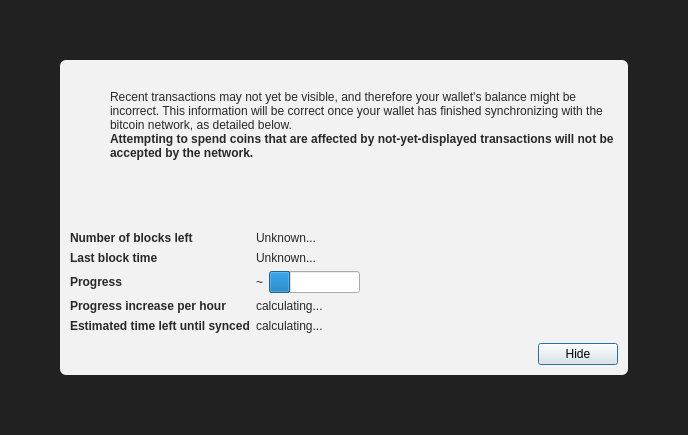
<?xml version="1.0" encoding="UTF-8"?>
<ui version="4.0">
 <class>ChainSyncWarning</class>
 <widget class="ChainSyncWarning" name="ChainSyncWarning">
  <property name="geometry">
   <rect>
    <x>0</x>
    <y>0</y>
    <width>688</width>
    <height>435</height>
   </rect>
  </property>
  <property name="windowTitle">
   <string>Form</string>
  </property>
  <layout class="QVBoxLayout" name="verticalLayout" stretch="0">
   <property name="sizeConstraint">
    <enum>QLayout::SetDefaultConstraint</enum>
   </property>
   <property name="leftMargin">
    <number>0</number>
   </property>
   <property name="topMargin">
    <number>0</number>
   </property>
   <property name="rightMargin">
    <number>0</number>
   </property>
   <property name="bottomMargin">
    <number>0</number>
   </property>
   <item>
    <widget class="QWidget" name="bgWidget" native="true">
     <property name="styleSheet">
      <string notr="true">#bgWidget { background: rgba(0,0,0,220); }</string>
     </property>
     <layout class="QVBoxLayout" name="verticalLayoutMain" stretch="1">
      <property name="leftMargin">
       <number>60</number>
      </property>
      <property name="topMargin">
       <number>60</number>
      </property>
      <property name="rightMargin">
       <number>60</number>
      </property>
      <property name="bottomMargin">
       <number>60</number>
      </property>
      <item>
       <widget class="QWidget" name="contentWidget" native="true">
        <property name="styleSheet">
         <string notr="true">#contentWidget { background: rgba(255,255,255,240); border-radius: 6px; }

QLabel { color: rgb(40,40,40);  }</string>
        </property>
        <layout class="QVBoxLayout" name="verticalLayoutSub" stretch="1,0,0,0">
         <property name="spacing">
          <number>0</number>
         </property>
         <property name="leftMargin">
          <number>10</number>
         </property>
         <property name="topMargin">
          <number>10</number>
         </property>
         <property name="rightMargin">
          <number>10</number>
         </property>
         <property name="bottomMargin">
          <number>10</number>
         </property>
         <item>
          <layout class="QHBoxLayout" name="horizontalLayoutIconText" stretch="0,1">
           <property name="topMargin">
            <number>20</number>
           </property>
           <item>
            <layout class="QVBoxLayout" name="verticalLayoutIcon">
             <property name="leftMargin">
              <number>0</number>
             </property>
             <item>
              <widget class="QPushButton" name="warningIcon">
               <property name="enabled">
                <bool>false</bool>
               </property>
               <property name="text">
                <string/>
               </property>
               <property name="icon">
                <iconset resource="../bitcoin.qrc">
                 <normaloff>:/icons/warning</normaloff>
                 <disabledoff>:/icons/warning</disabledoff>:/icons/warning</iconset>
               </property>
               <property name="iconSize">
                <size>
                 <width>48</width>
                 <height>48</height>
                </size>
               </property>
               <property name="flat">
                <bool>true</bool>
               </property>
              </widget>
             </item>
             <item>
              <spacer name="verticalSpacerWarningIcon">
               <property name="orientation">
                <enum>Qt::Vertical</enum>
               </property>
               <property name="sizeHint" stdset="0">
                <size>
                 <width>20</width>
                 <height>40</height>
                </size>
               </property>
              </spacer>
             </item>
            </layout>
           </item>
           <item>
            <layout class="QVBoxLayout" name="verticalLayoutInfoText">
             <property name="leftMargin">
              <number>0</number>
             </property>
             <property name="topMargin">
              <number>0</number>
             </property>
             <item>
              <widget class="QLabel" name="infoText">
               <property name="text">
                <string>Recent transactions may not yet be visible, and therefore your wallet's balance might be incorrect. This information will be correct once your wallet has finished synchronizing with the bitcoin network, as detailed below.</string>
               </property>
               <property name="textFormat">
                <enum>Qt::RichText</enum>
               </property>
               <property name="wordWrap">
                <bool>true</bool>
               </property>
              </widget>
             </item>
             <item>
              <widget class="QLabel" name="infoTextStrong">
               <property name="font">
                <font>
                 <weight>75</weight>
                 <bold>true</bold>
                </font>
               </property>
               <property name="text">
                <string>Attempting to spend coins that are affected by not-yet-displayed transactions will not be accepted by the network.</string>
               </property>
               <property name="textFormat">
                <enum>Qt::RichText</enum>
               </property>
               <property name="wordWrap">
                <bool>true</bool>
               </property>
              </widget>
             </item>
             <item>
              <spacer name="verticalSpacerInTextSpace">
               <property name="orientation">
                <enum>Qt::Vertical</enum>
               </property>
               <property name="sizeHint" stdset="0">
                <size>
                 <width>20</width>
                 <height>40</height>
                </size>
               </property>
              </spacer>
             </item>
            </layout>
           </item>
          </layout>
         </item>
         <item>
          <spacer name="verticalSpacerAfterText">
           <property name="orientation">
            <enum>Qt::Vertical</enum>
           </property>
           <property name="sizeHint" stdset="0">
            <size>
             <width>20</width>
             <height>40</height>
            </size>
           </property>
          </spacer>
         </item>
         <item>
          <layout class="QFormLayout" name="formLayout">
           <property name="fieldGrowthPolicy">
            <enum>QFormLayout::FieldsStayAtSizeHint</enum>
           </property>
           <property name="horizontalSpacing">
            <number>6</number>
           </property>
           <property name="verticalSpacing">
            <number>6</number>
           </property>
           <property name="topMargin">
            <number>10</number>
           </property>
           <item row="0" column="0">
            <widget class="QLabel" name="labelNumberOfBlocksLeft">
             <property name="font">
              <font>
               <weight>75</weight>
               <bold>true</bold>
              </font>
             </property>
             <property name="text">
              <string>Number of blocks left</string>
             </property>
            </widget>
           </item>
           <item row="0" column="1">
            <widget class="QLabel" name="numberOfBlocksLeft">
             <property name="text">
              <string>Unknown...</string>
             </property>
            </widget>
           </item>
           <item row="1" column="0">
            <widget class="QLabel" name="labelLastBlockTime">
             <property name="font">
              <font>
               <weight>75</weight>
               <bold>true</bold>
              </font>
             </property>
             <property name="text">
              <string>Last block time</string>
             </property>
            </widget>
           </item>
           <item row="1" column="1">
            <widget class="QLabel" name="newestBlockDate">
             <property name="sizePolicy">
              <sizepolicy hsizetype="Maximum" vsizetype="Preferred">
               <horstretch>0</horstretch>
               <verstretch>0</verstretch>
              </sizepolicy>
             </property>
             <property name="text">
              <string>Unknown...</string>
             </property>
            </widget>
           </item>
           <item row="2" column="0">
            <widget class="QLabel" name="labelSyncDone">
             <property name="font">
              <font>
               <weight>75</weight>
               <bold>true</bold>
              </font>
             </property>
             <property name="text">
              <string>Progress</string>
             </property>
            </widget>
           </item>
           <item row="2" column="1">
            <layout class="QHBoxLayout" name="horizontalLayoutSync" stretch="0,1">
             <item>
              <widget class="QLabel" name="percentageProgress">
               <property name="text">
                <string notr="true">~</string>
               </property>
              </widget>
             </item>
             <item>
              <widget class="QProgressBar" name="progressBar">
               <property name="value">
                <number>24</number>
               </property>
               <property name="format">
                <string/>
               </property>
              </widget>
             </item>
            </layout>
           </item>
           <item row="4" column="0">
            <widget class="QLabel" name="labelProgressIncrease">
             <property name="font">
              <font>
               <weight>75</weight>
               <bold>true</bold>
              </font>
             </property>
             <property name="text">
              <string>Progress increase per hour</string>
             </property>
            </widget>
           </item>
           <item row="4" column="1">
            <widget class="QLabel" name="progressIncreasePerH">
             <property name="text">
              <string>calculating...</string>
             </property>
            </widget>
           </item>
           <item row="5" column="0">
            <widget class="QLabel" name="labelEstimatedTimeLeft">
             <property name="font">
              <font>
               <weight>75</weight>
               <bold>true</bold>
              </font>
             </property>
             <property name="text">
              <string>Estimated time left until synced</string>
             </property>
            </widget>
           </item>
           <item row="5" column="1">
            <widget class="QLabel" name="expectedTimeLeft">
             <property name="text">
              <string>calculating...</string>
             </property>
            </widget>
           </item>
          </layout>
         </item>
         <item>
          <layout class="QHBoxLayout" name="horizontalLayoutButtons">
           <property name="leftMargin">
            <number>10</number>
           </property>
           <property name="topMargin">
            <number>10</number>
           </property>
           <item>
            <spacer name="horizontalSpacer">
             <property name="orientation">
              <enum>Qt::Horizontal</enum>
             </property>
             <property name="sizeHint" stdset="0">
              <size>
               <width>40</width>
               <height>20</height>
              </size>
             </property>
            </spacer>
           </item>
           <item>
            <widget class="QPushButton" name="closeButton">
             <property name="focusPolicy">
              <enum>Qt::StrongFocus</enum>
             </property>
             <property name="text">
              <string>Hide</string>
             </property>
             <property name="default">
              <bool>true</bool>
             </property>
            </widget>
           </item>
          </layout>
         </item>
        </layout>
       </widget>
      </item>
     </layout>
    </widget>
   </item>
  </layout>
 </widget>
 <customwidgets>
  <customwidget>
   <class>ChainSyncWarning</class>
   <extends>QWidget</extends>
   <header>qt/ChainSyncWarning.h</header>
   <container>1</container>
  </customwidget>
 </customwidgets>
 <resources>
  <include location="../bitcoin.qrc"/>
 </resources>
 <connections/>
</ui>
